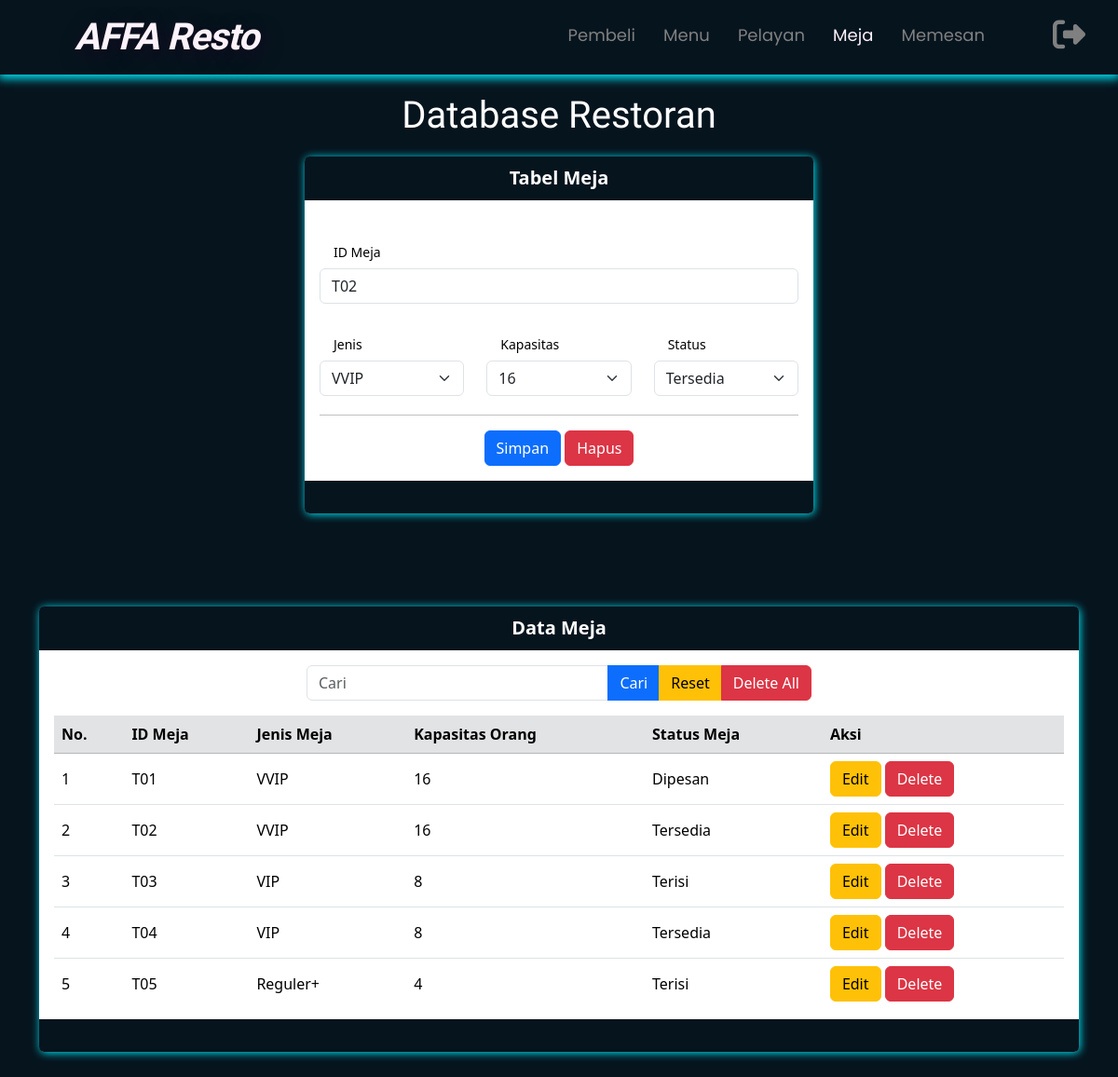
The app's page /meja.php?hal=edit&id=T02 with its own data.
### tables this page shows
CREATE TABLE `meja` (
  `id_meja` varchar(5) NOT NULL,
  `jenis` varchar(10) NOT NULL,
  `kapasitas` int(3) NOT NULL,
  `status` varchar(10) NOT NULL
);

### meja.php (the view, shortened to what this page needs)
<?php
$server = "localhost";
$user = "root";
$password = "";
$database = "tubesBD_Restoran";
$koneksi = mysqli_connect($server, $user, $password, $database) or die(mysqli_error($koneksi));
$vid_meja = "";
$vjenis = "";
$vkapasitas = "";
$vstatus = "";
if (isset($_GET['hal'])) {
    if ($_GET['hal'] == "edit") {
        $tampil = mysqli_query($koneksi, "SELECT * FROM meja WHERE id_meja = '$_GET[id]' ");
        $data = mysqli_fetch_array($tampil);
        if ($data) {
            $vid_meja = $data['id_meja'];
            $vjenis = $data['jenis'];
            $vkapasitas = $data['kapasitas'];
            $vstatus = $data['status'];
        }
    } else if ($_GET['hal'] == "delete") {
        $hapus = mysqli_query($koneksi, "DELETE FROM meja WHERE id_meja = '$_GET[id]' ");
        if ($hapus) {
            $delete_sukses = true;
        } else {
            $delete_gagal = true;
        }
    }
}
?>
<!doctype html>
<html lang="en">
<head>
    <link href="https://cdn.jsdelivr.net/npm/bootstrap@5.3.2/dist/css/bootstrap.min.css" rel="stylesheet">
    <link rel="stylesheet" href="https://cdnjs.cloudflare.com/ajax/libs/font-awesome/6.4.2/css/all.min.css" />
</head>
<body>
    <nav>
        <a href="meja.php"><label class="logo" style="font-family: Agbalumo;">AFFA Resto</label></a>
        <ul class="nav-links">
            <li><a href="pembeli.php" class="link-nav">Pembeli</a></li>
            <li><a href="menu.php" class="link-nav">Menu</a></li>
            <li><a href="pelayan.php" class="link-nav">Pelayan</a></li>
            <li><a href="meja.php" class="link-nav active">Meja</a></li>
            <li><a href="memesan.php" class="link-nav">Memesan</a></li>
        </ul>
        <a href="Halamanlogin/login.php" onclick="return confirm('Apakah anda yakin ingin logout')"><i class="fa-solid fa-right-from-bracket"></i></a>
    </nav>
    <div class="container">
        <h1 class="text-center">Database Restoran</h1>
        <div class="row">
            <div class="col-md-6 mx-auto">
                <div class="card">
                    <div class="card-header text-center">
                        Tabel Meja
                    </div>
                    <div class="card-body">
                        <form method="post">
                            <div class="mb-1">
                                <label class="form-label">ID Meja</label>
                                <h5>ID Meja</h5>
                                <input type="text" name="tid_meja" value="<?= $vid_meja ?>" class="form-control" placeholder="Masukkan ID Meja">
                            </div>
                            <div class="row">
                                <div class="col">
                                    <div class="mb-1">
                                        <label class="form-label">Jenis</label>
                                        <h5>Jenis</h5>
                                        <select class="form-select" name="tjenis">
                                            <option value="<?= $vjenis ?>"><?= $vjenis ?></option>
                                        </select>
                                    </div>
                                </div>
                                <div class="col">
                                    <div class="mb-1">
                                        <label class="form-label">Kapasitas</label>
                                        <h5>Kapasitas</h5>
                                        <select class="form-select" name="tkapasitas">
                                            <option value="<?= $vkapasitas ?>"><?= $vkapasitas ?></option>
                                        </select>
                                    </div>
                                </div>
                                <div class="col">
                                    <div class="mb-1">
                                        <label class="form-label">Status</label>
                                        <h5>Status</h5>
                                        <select class="form-select" name="tstatus">
                                            <option value="<?= $vstatus ?>"><?= $vstatus ?></option>
                                        </select>
                                    </div>
                                </div>
                            </div>
                            <div class="text-center">
                                <hr>
                                <button class="btn btn-primary" name="bsimpan" type="submit">Simpan</button>
                                <button class="btn btn-danger" name="bhapus" type="reset">Hapus</button>
                            </div>
                        </form>
                    </div>
                    <div class="card-footer">
                    </div>
                </div>
            </div>
        </div>
        <div class="card">
            <div class="card-header text-center">
                Data Meja
            </div>
            <div class="card-body">
                <div class="col-md-6 mx-auto">
                    <form method="post">
                        <div class="input-group mb-3">
                            <input type="text" name="tcari" value="<?= isset($_POST['tcari']) ? $_POST['tcari'] : ''; ?>" class="form-control" placeholder="Cari">
                            <button class="btn btn-primary" name="bcari" type="submit">Cari</button>
                            <button class="btn btn-warning" name="breset" type="submit">Reset</button>
                            <button class="btn btn-danger" name="bdeleteall" type="submit">Delete All</button>
                        </div>
                    </form>
                </div>
                <div class="table-content">
                    <table class="table table-hover">
                        <tr class="table-secondary">
                            <th>No.</th>
                            <th>ID Meja</th>
                            <th>Jenis Meja</th>
                            <th>Kapasitas Orang</th>
                            <th>Status Meja</th>
                            <th>Aksi</th>
                        </tr>
                        <?php
                        $no = 1;
                        if (isset($_POST['bcari'])) {
                            $keyword = $_POST['tcari'];
                            $q = "SELECT * FROM meja WHERE id_meja like '%$keyword%' or jenis like '%$keyword%' or kapasitas like '%$keyword%'
                        or status like '%$keyword%' order by id_meja asc";
                        } else {
                            $q = "SELECT * FROM meja order by id_meja asc";
                        }
                        $tampil = mysqli_query($koneksi, $q);
                        while ($data = mysqli_fetch_array($tampil)) :
                        ?>
                            <tr>
                                <td><?= $no++ ?></td>
                                <td><?= $data['id_meja'] ?></td>
                                <td><?= $data['jenis'] ?></td>
                                <td><?= $data['kapasitas'] ?></td>
                                <td><?= $data['status'] ?></td>
                                <td>
                                    <a href="meja.php?hal=edit&id=<?= $data['id_meja'] ?>" class="btn btn-warning">Edit</a>
                                    <a href="meja.php?hal=delete&id=<?= $data['id_meja'] ?>" class="btn btn-danger" onclick="return confirm('Apakah anda yakin akan hapus data ini')">Delete</a>
                                </td>
                            </tr>
                        <?php endwhile;
                        ?>
                    </table>
                </div>
            </div>
            <div class="card-footer">
            </div>
        </div>
    </div>
</body>
</html>

### meja.php (style rules this page uses)
*, html, body { padding: 0; margin: 0; box-sizing: border-box; scroll-behavior: smooth; }
body { background-color: var(--dark-blue); }
:root { --blue: #0ef; --white: #fcf2fa; --dark-blue: #06141e; --trans-blc: rgba(0, 0, 0, 0.9); --shadow-nav: 0 2px 10px 2px #0ef; --shadow: 1px 1px 10px 0 #0ef; }
nav { position: sticky; position: -webkit-sticky; top: 0; z-index: 1; margin: auto; background: var(--dark-blue); box-shadow: var(--shadow-nav); height: 80px; width: 100%; }
label.logo { color: var(--white); font-size: 40px; line-height: 80px; padding: 0 80px; letter-spacing: -1px; font-weight: 800; font-style: italic; transition: 0.2s ease; text-shadow: 3px 5px 20px #230622aa; cursor: pointer; }
nav ul { float: right; margin-right: 130px; }
nav ul li { display: inline-block; line-height: 75px; }
nav ul li .link-nav { align-items: center; color: grey; font-size: 18px; padding: 7px 13px; text-decoration: none; }
.link-nav ::before { content: ""; position: absolute; width: 0; height: 2px; background-color: skyblue; bottom: -2px; left: 0; transition: width 0.3s ease; }
.link-nav { color: White; }
h1.text-center { text-align: center; margin-top: 20px; color: white; font-family: Agbalumo; margin-bottom: 20px; }
.card-header { background-color: var(--dark-blue); font-weight: bold; font-size: 20px; }
.card-footer { background-color: var(--dark-blue); height: 35px; }
.card { box-shadow: var(--shadow); border: none; color: white; margin-bottom: 100px; }
hr { color: black; }
nav a { font-family: Poppins; position: relative; text-decoration: none; transition: 0.2s; }
nav a::before { content: ""; position: absolute; width: 0; height: 3px; background-color: var(--blue); bottom: -2px; left: 0; transition: width 0.3s ease; }
nav li a.active { color: var(--white); }
.table-content { height: 310px; overflow-x: auto; }
table { table-layout: auto; }
th { position: sticky; top: 0; }
td { vertical-align: middle; }
h5 { padding-left: 15px; color: black; font-size: 14px; font-weight: 400; }
.fa-right-from-bracket { position: fixed; top: 20px; right: 35px; color: grey; cursor: pointer; font-size: 35px; z-index: 999; transition: 0.5s; }

### records on screen
meja: tid_meja "T02", tjenis "VVIP", tkapasitas "16", tstatus "Tersedia", id_meja "T02", jenis "VVIP", kapasitas "16", status "Tersedia"
meja: id_meja "T01", jenis "VVIP", kapasitas "16", status "Dipesan"
meja: id_meja "T03", jenis "VIP", kapasitas "8", status "Terisi"
meja: id_meja "T04", jenis "VIP", kapasitas "8", status "Tersedia"
meja: id_meja "T05", jenis "Reguler+", kapasitas "4", status "Terisi"
